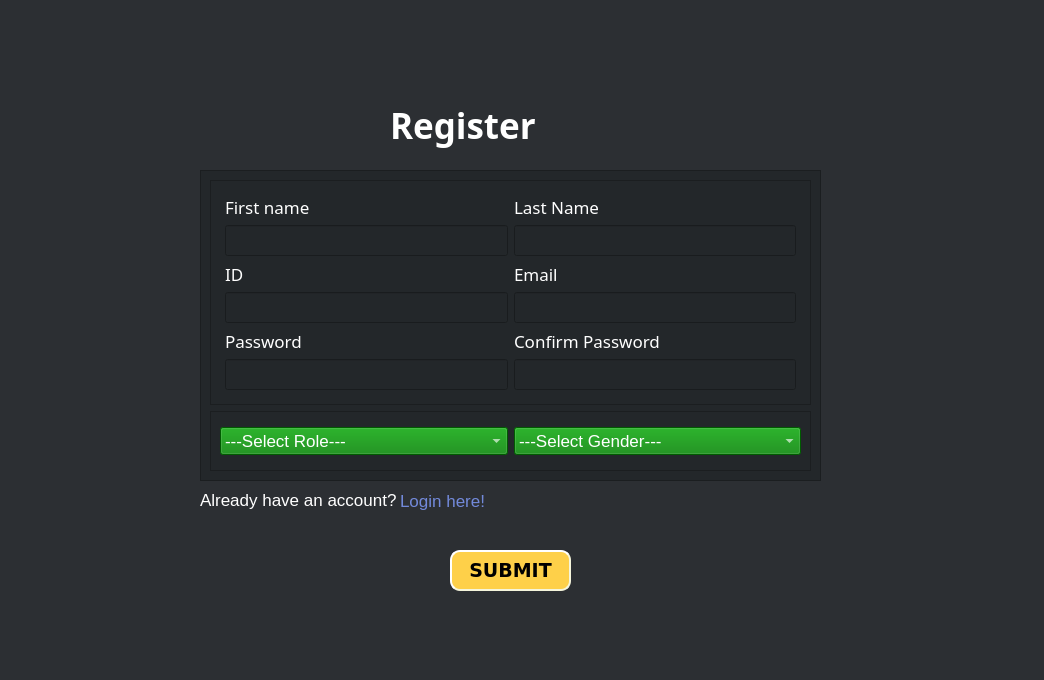
<?xml version="1.0" encoding="UTF-8"?>
<ui version="4.0">
 <class>Form</class>
 <widget class="QWidget" name="Form">
  <property name="geometry">
   <rect>
    <x>0</x>
    <y>0</y>
    <width>1044</width>
    <height>680</height>
   </rect>
  </property>
  <property name="windowTitle">
   <string>Form</string>
  </property>
  <property name="styleSheet">
   <string notr="true">background-color:#2C2F33;</string>
  </property>
  <widget class="QLabel" name="label_4">
   <property name="geometry">
    <rect>
     <x>-120</x>
     <y>330</y>
     <width>391</width>
     <height>411</height>
    </rect>
   </property>
   <property name="text">
    <string>&lt;html&gt;&lt;head/&gt;&lt;body&gt;&lt;p&gt;&lt;img src=&quot;:/illustrations/imgs/8.png&quot;/&gt;&lt;/p&gt;&lt;/body&gt;&lt;/html&gt;</string>
   </property>
  </widget>
  <widget class="QLabel" name="label_12">
   <property name="geometry">
    <rect>
     <x>400</x>
     <y>490</y>
     <width>301</width>
     <height>21</height>
    </rect>
   </property>
   <property name="font">
    <font>
     <pointsize>13</pointsize>
    </font>
   </property>
   <property name="styleSheet">
    <string notr="true">color: #7289da;</string>
   </property>
   <property name="text">
    <string>Login here!</string>
   </property>
  </widget>
  <widget class="QLabel" name="label_10">
   <property name="geometry">
    <rect>
     <x>-110</x>
     <y>-210</y>
     <width>321</width>
     <height>341</height>
    </rect>
   </property>
   <property name="text">
    <string>&lt;html&gt;&lt;head/&gt;&lt;body&gt;&lt;p&gt;&lt;img src=&quot;:/bg/Beige Minimal Personal Make Up Artist Logo.png&quot;/&gt;&lt;img src=&quot;:/illustrations/imgs/11.png&quot;/&gt;&lt;/p&gt;&lt;/body&gt;&lt;/html&gt;</string>
   </property>
  </widget>
  <widget class="QFrame" name="frame_2">
   <property name="geometry">
    <rect>
     <x>200</x>
     <y>170</y>
     <width>621</width>
     <height>311</height>
    </rect>
   </property>
   <property name="styleSheet">
    <string notr="true">background-color: #23272A;
</string>
   </property>
   <property name="frameShape">
    <enum>QFrame::StyledPanel</enum>
   </property>
   <property name="frameShadow">
    <enum>QFrame::Raised</enum>
   </property>
   <layout class="QGridLayout" name="gridLayout_2">
    <item row="0" column="0">
     <widget class="QFrame" name="frame_3">
      <property name="styleSheet">
       <string notr="true"/>
      </property>
      <property name="frameShape">
       <enum>QFrame::StyledPanel</enum>
      </property>
      <property name="frameShadow">
       <enum>QFrame::Raised</enum>
      </property>
      <layout class="QGridLayout" name="gridLayout_3">
       <item row="0" column="0">
        <layout class="QGridLayout" name="gridLayout">
         <property name="leftMargin">
          <number>5</number>
         </property>
         <property name="topMargin">
          <number>5</number>
         </property>
         <property name="rightMargin">
          <number>5</number>
         </property>
         <property name="bottomMargin">
          <number>5</number>
         </property>
         <item row="6" column="1">
          <widget class="QLineEdit" name="confirmPswd">
           <property name="font">
            <font>
             <pointsize>14</pointsize>
            </font>
           </property>
           <property name="styleSheet">
            <string notr="true">QLineEdit{
	color:white;
}

QLineEdit:focus{
	border: 1px solid rgb(170, 255, 0)  ;
}</string>
           </property>
           <property name="text">
            <string/>
           </property>
           <property name="echoMode">
            <enum>QLineEdit::Password</enum>
           </property>
          </widget>
         </item>
         <item row="4" column="0">
          <widget class="QLineEdit" name="id">
           <property name="font">
            <font>
             <pointsize>14</pointsize>
            </font>
           </property>
           <property name="styleSheet">
            <string notr="true">QLineEdit{
	color:white;
}

QLineEdit:focus{
	border: 1px solid rgb(170, 255, 0)  ;
}</string>
           </property>
           <property name="text">
            <string/>
           </property>
          </widget>
         </item>
         <item row="5" column="1">
          <widget class="QLabel" name="label_5">
           <property name="font">
            <font>
             <family>padmaa</family>
             <pointsize>13</pointsize>
            </font>
           </property>
           <property name="styleSheet">
            <string notr="true">color: white;</string>
           </property>
           <property name="text">
            <string>Confirm Password</string>
           </property>
          </widget>
         </item>
         <item row="3" column="0">
          <widget class="QLabel" name="label_7">
           <property name="font">
            <font>
             <family>padmaa</family>
             <pointsize>13</pointsize>
             <weight>50</weight>
             <bold>false</bold>
            </font>
           </property>
           <property name="styleSheet">
            <string notr="true">color: white;</string>
           </property>
           <property name="text">
            <string>ID</string>
           </property>
          </widget>
         </item>
         <item row="2" column="0">
          <widget class="QLineEdit" name="fname">
           <property name="font">
            <font>
             <pointsize>14</pointsize>
            </font>
           </property>
           <property name="styleSheet">
            <string notr="true">QLineEdit{
	color:white;
}

QLineEdit:focus{
	border: 1px solid rgb(170, 255, 0)  ;
}</string>
           </property>
          </widget>
         </item>
         <item row="3" column="1">
          <widget class="QLabel" name="label_8">
           <property name="font">
            <font>
             <family>padmaa</family>
             <pointsize>13</pointsize>
            </font>
           </property>
           <property name="styleSheet">
            <string notr="true">color: white;</string>
           </property>
           <property name="text">
            <string>Email</string>
           </property>
          </widget>
         </item>
         <item row="6" column="0">
          <widget class="QLineEdit" name="pswd">
           <property name="font">
            <font>
             <pointsize>14</pointsize>
            </font>
           </property>
           <property name="styleSheet">
            <string notr="true">QLineEdit{
	color:white;
}

QLineEdit:focus{
	border: 1px solid rgb(170, 255, 0)  ;
}</string>
           </property>
           <property name="echoMode">
            <enum>QLineEdit::Password</enum>
           </property>
          </widget>
         </item>
         <item row="5" column="0">
          <widget class="QLabel" name="label">
           <property name="font">
            <font>
             <family>padmaa</family>
             <pointsize>13</pointsize>
            </font>
           </property>
           <property name="styleSheet">
            <string notr="true">color: white;</string>
           </property>
           <property name="text">
            <string>Password</string>
           </property>
          </widget>
         </item>
         <item row="0" column="1">
          <widget class="QLabel" name="label_2">
           <property name="font">
            <font>
             <family>padmaa</family>
             <pointsize>13</pointsize>
             <weight>50</weight>
             <bold>false</bold>
            </font>
           </property>
           <property name="styleSheet">
            <string notr="true">color:white;</string>
           </property>
           <property name="text">
            <string>Last Name</string>
           </property>
          </widget>
         </item>
         <item row="2" column="1">
          <widget class="QLineEdit" name="lname">
           <property name="font">
            <font>
             <pointsize>14</pointsize>
            </font>
           </property>
           <property name="styleSheet">
            <string notr="true">QLineEdit{
	color:white;
}

QLineEdit:focus{
	border: 1px solid rgb(170, 255, 0)  ;
}</string>
           </property>
          </widget>
         </item>
         <item row="4" column="1">
          <widget class="QLineEdit" name="email">
           <property name="font">
            <font>
             <pointsize>14</pointsize>
            </font>
           </property>
           <property name="styleSheet">
            <string notr="true">QLineEdit{
	color:white;
}

QLineEdit:focus{
	border: 1px solid rgb(170, 255, 0)  ;
}</string>
           </property>
          </widget>
         </item>
         <item row="0" column="0">
          <widget class="QLabel" name="label_6">
           <property name="font">
            <font>
             <family>padmaa</family>
             <pointsize>13</pointsize>
             <weight>50</weight>
             <bold>false</bold>
            </font>
           </property>
           <property name="styleSheet">
            <string notr="true">color: white;</string>
           </property>
           <property name="text">
            <string>First name</string>
           </property>
          </widget>
         </item>
        </layout>
       </item>
      </layout>
     </widget>
    </item>
    <item row="1" column="0">
     <widget class="QFrame" name="frame">
      <property name="styleSheet">
       <string notr="true">QComboBox { background-color: green; }</string>
      </property>
      <property name="frameShape">
       <enum>QFrame::StyledPanel</enum>
      </property>
      <property name="frameShadow">
       <enum>QFrame::Raised</enum>
      </property>
      <layout class="QHBoxLayout" name="horizontalLayout">
       <item>
        <widget class="QComboBox" name="utype">
         <property name="font">
          <font>
           <pointsize>13</pointsize>
          </font>
         </property>
         <property name="styleSheet">
          <string notr="true">color:white;</string>
         </property>
         <item>
          <property name="text">
           <string>---Select Role---</string>
          </property>
         </item>
         <item>
          <property name="text">
           <string>Teacher</string>
          </property>
         </item>
         <item>
          <property name="text">
           <string>Student</string>
          </property>
         </item>
         <item>
          <property name="text">
           <string/>
          </property>
         </item>
        </widget>
       </item>
       <item>
        <widget class="QComboBox" name="gender">
         <property name="font">
          <font>
           <pointsize>13</pointsize>
          </font>
         </property>
         <property name="styleSheet">
          <string notr="true">color:white;
border-color:green;</string>
         </property>
         <item>
          <property name="text">
           <string>---Select Gender---</string>
          </property>
         </item>
         <item>
          <property name="text">
           <string>Female</string>
          </property>
         </item>
         <item>
          <property name="text">
           <string>Male</string>
          </property>
         </item>
         <item>
          <property name="text">
           <string/>
          </property>
         </item>
        </widget>
       </item>
      </layout>
     </widget>
    </item>
   </layout>
  </widget>
  <widget class="QLabel" name="label_9">
   <property name="geometry">
    <rect>
     <x>690</x>
     <y>130</y>
     <width>591</width>
     <height>611</height>
    </rect>
   </property>
   <property name="text">
    <string>&lt;html&gt;&lt;head/&gt;&lt;body&gt;&lt;p&gt;&lt;img src=&quot;:/illustrations/imgs/3.png&quot;/&gt;&lt;/p&gt;&lt;/body&gt;&lt;/html&gt;</string>
   </property>
  </widget>
  <widget class="QPushButton" name="submit_btn">
   <property name="geometry">
    <rect>
     <x>450</x>
     <y>550</y>
     <width>121</width>
     <height>41</height>
    </rect>
   </property>
   <property name="font">
    <font>
     <family>DejaVu Sans</family>
     <pointsize>14</pointsize>
     <weight>75</weight>
     <italic>false</italic>
     <bold>true</bold>
     <strikeout>false</strikeout>
     <kerning>false</kerning>
    </font>
   </property>
   <property name="styleSheet">
    <string notr="true">QPushButton{
	background-color: #FED049;
	border-style: outset;
	border-width: 2px;
	border-radius: 10px;
	border-color: beige;
	padding: 6px;
}

QPushButton:hover{
		background-color: #7289DA;
		color: white;
}</string>
   </property>
   <property name="text">
    <string>SUBMIT</string>
   </property>
  </widget>
  <widget class="QLabel" name="label_11">
   <property name="geometry">
    <rect>
     <x>200</x>
     <y>490</y>
     <width>198</width>
     <height>20</height>
    </rect>
   </property>
   <property name="font">
    <font>
     <pointsize>13</pointsize>
    </font>
   </property>
   <property name="styleSheet">
    <string notr="true">color: white;</string>
   </property>
   <property name="text">
    <string>Already have an account? </string>
   </property>
  </widget>
  <widget class="QLabel" name="label_3">
   <property name="geometry">
    <rect>
     <x>390</x>
     <y>100</y>
     <width>181</width>
     <height>51</height>
    </rect>
   </property>
   <property name="font">
    <font>
     <family>Sitka Text</family>
     <pointsize>26</pointsize>
     <weight>75</weight>
     <bold>true</bold>
     <underline>false</underline>
    </font>
   </property>
   <property name="styleSheet">
    <string notr="true">color: white;</string>
   </property>
   <property name="text">
    <string>Register</string>
   </property>
  </widget>
  <zorder>label_9</zorder>
  <zorder>label_4</zorder>
  <zorder>label_12</zorder>
  <zorder>label_10</zorder>
  <zorder>frame_2</zorder>
  <zorder>submit_btn</zorder>
  <zorder>label_11</zorder>
  <zorder>label_3</zorder>
 </widget>
 <resources>
  <include location="res.qrc"/>
 </resources>
 <connections/>
</ui>
